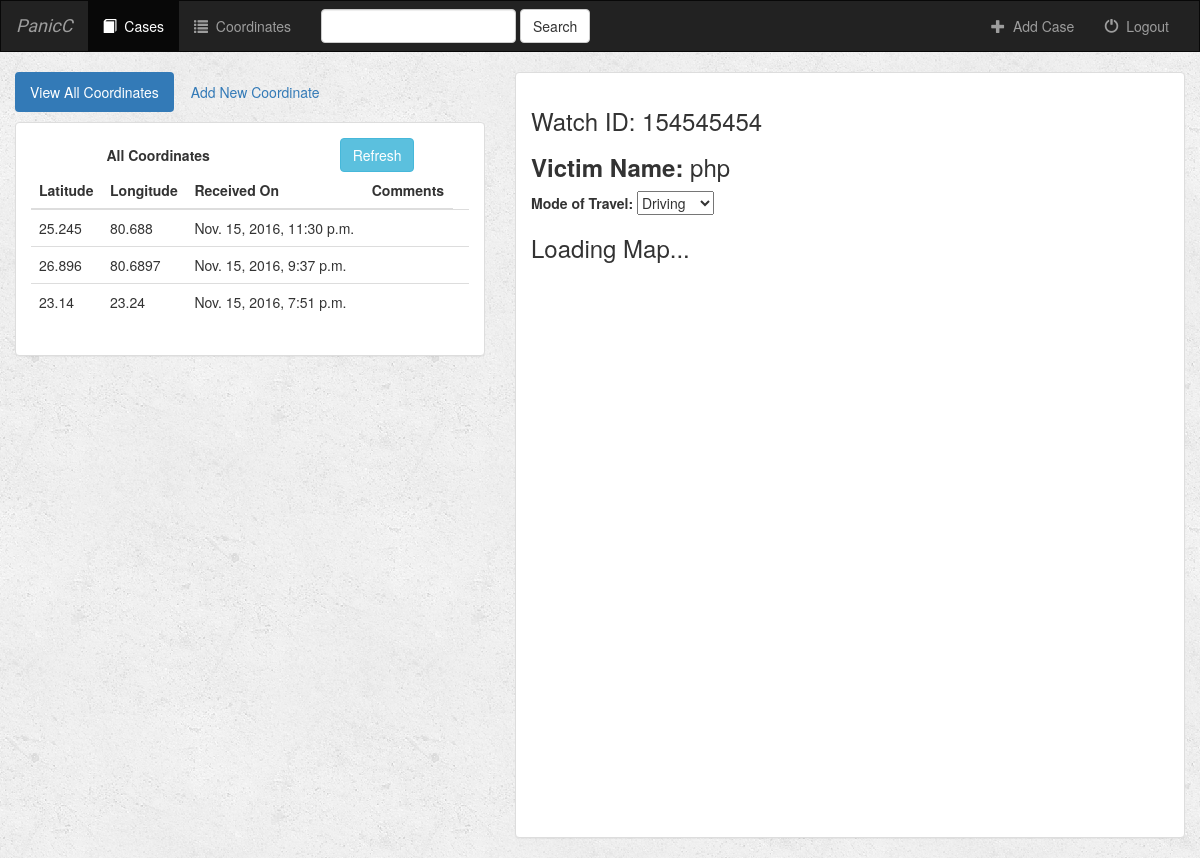
Before: /case/4/ (signed in) with the older database file.
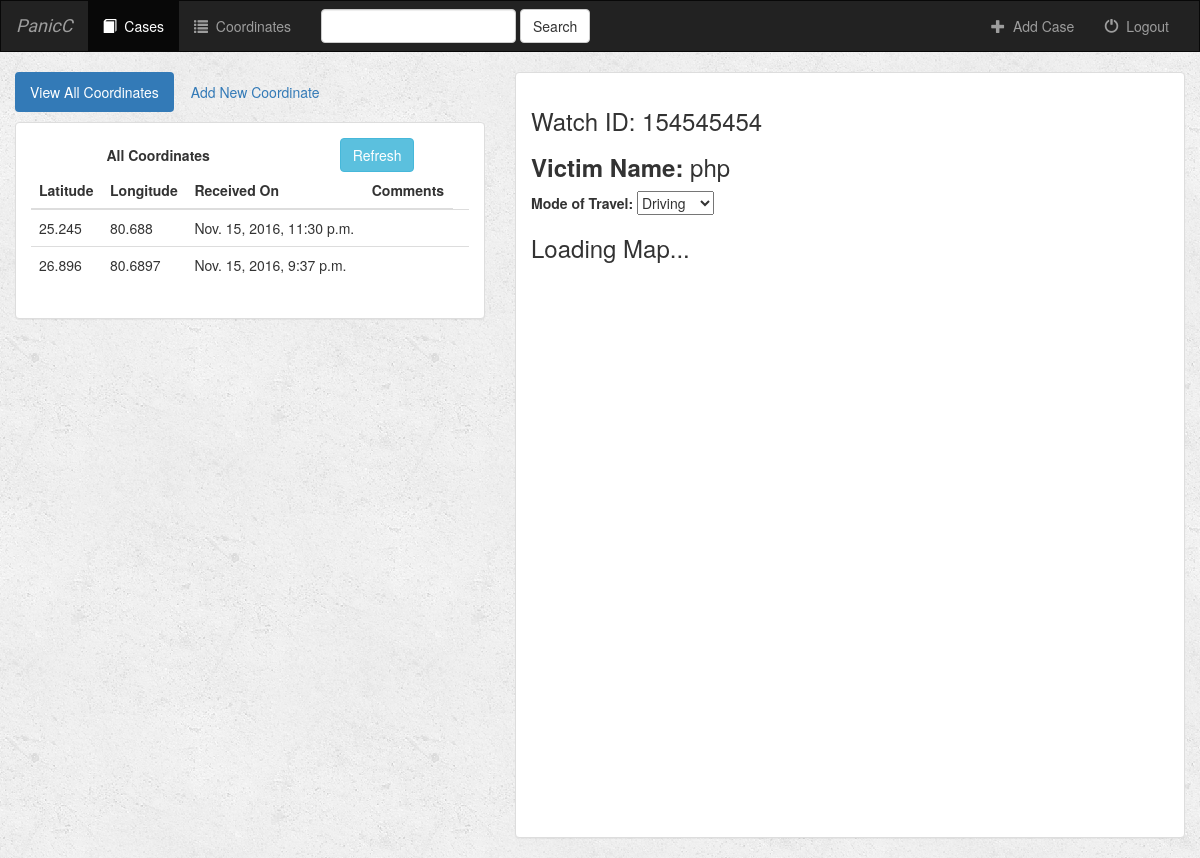
After: the same page with the newer database file.
### case/models.py (models this page shows)
class Coordinate(models.Model):  # to store coordinates corresponding to a case
    case = models.ForeignKey(Case, on_delete=models.CASCADE)  # case will be a Foreign key for Coordinates
    latitude = models.CharField(max_length=250)
    longitude = models.CharField(max_length=250)
    date_created = models.DateTimeField(default=datetime.datetime.now)
    is_favorite = models.BooleanField(default=False)
    def __str__(self):
        return self.latitude + '-' + self.longitude

### case/views.py (the view)
# urls.py: url(r'^(?P<case_id>[0-9]+)/$', views.detail, name='detail'),
def detail(request, case_id):
    if not request.user.is_authenticated():
        return render(request, 'case/login.html')
    else:
        user = request.user
        case = get_object_or_404(Case, pk=case_id)
        if (case.user == user):
            print("#### valid user ######")
        else:
            print("**** Unauthorized ****")
            return HttpResponse('<h1>Unauthorized...<h1>')
        coord_arr = case.coordinate_set.all().order_by('-date_created')
        if len(coord_arr)>0:
            return render(request, 'case/detail.html', {'case': case, 'coord_arr': coord_arr, 'user': user, 'first_coord': coord_arr[0]}) # we need to pass case for watch_id and victim name
        return render(request, 'case/detail.html', {'case': case, 'coord_arr': coord_arr, 'user': user}) # we need to pass case for watch_id and victim name

### case/models.py (called while the page is built)
    def __str__(self):
        return self.watch_id + ' - ' + self.victim_name

### case/templates/case/detail.html (shortened to what this page needs)
{% extends 'case/base.html' %}
{% block cases_active %}active{% endblock %}
{% block body %}
<div class="container-fluid coordinates-container">
    <div class="row">
        <div class="col-md-5">
            <ul class="nav nav-pills" style="margin-bottom: 10px;">
                <li role="presentation" class="active"><a href="{% url 'case:detail' case.id %}">View All Coordinates</a></li>
                <li role="presentation"><a href="{% url 'case:create_coordinate' case.id %}">Add New Coordinate</a></li>
            </ul>
            <div class="panel panel-default">
                <div class="panel-body">
                    <table width="100%" style="border-bottom: hidden;">
                        <tr>
                            <td align="Center"><b>All Coordinates</b></td>
                            <td align="Center"><button type="button" class="btn btn-info" onclick="window.Refresh()">Refresh</button></td>
                        </tr>
                    </table>
                    <table class="table" id="coordinate_table">
                        <thead>
                        <tr>
                            <th>Latitude</th>
                            <th>Longitude</th>
                            <th>Received On</th>
                            <th>Comments</th>
                        </tr>
                        </thead>
                        <tbody>
                        {% for coord_ in coord_arr %}
                            <tr>
                                <td>{{ coord_.latitude }}</td>
                                <td>{{ coord_.longitude }}</td>
                                <td>{{ coord_.date_created }}</td>
                                <td>
                                </td>
                                <td>
                                </td>
                            </tr>
                        {% endfor %}
                        </tbody>
                    </table>
                </div>
            </div>
        </div>
        <div class="col-md-7">
            <div class="panel panel-default">
                <div class="panel-body">
                    <h3>
                        Watch ID: {{ case.watch_id }} <br>
                    </h3>
                    <h3>
                        <b>Victim Name: </b>{{ case.victim_name }}
                    </h3>
                    {% include 'case/map.html' %}
                </div>
            </div>
        </div>
    </div>
</div>
{% endblock %}

Changed rows visible on the page:
removed Coordinate: latitude "23.14", longitude "23.24", date_created "Nov. 15, 2016, 7:51 p.m."
